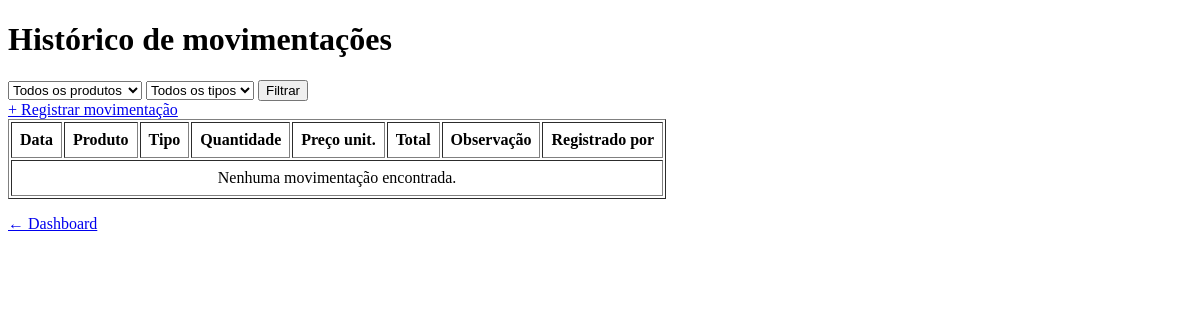
The page /movimentacoes/ (signed in) on the database as committed earlier.
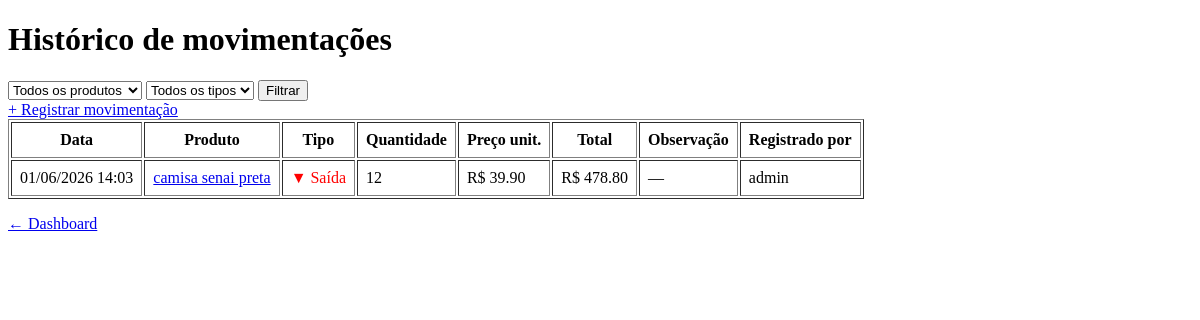
The same page on the database as committed later.
### app/models/movimentacao.py (models this page shows, shortened)
class Movimentacao(Base):
    __tablename__ = "movimentacoes"
    id = Column(Integer, primary_key=True, autoincrement=True, index=True)
    tipo = Column(Enum(Tipo_de_Movimentacao), nullable=False)
    quantidade = Column(Integer, nullable=False)
    preco_unitario = Column(Float, nullable=False, default=0.0)
    observacao = Column(String(255), nullable=True)
    criado_em = Column(DateTime, server_default=func.now())
    produto_id = Column(Integer, ForeignKey("produtos.id", ondelete="CASCADE"), nullable=False)
    usuario_id = Column(Integer, ForeignKey("usuarios.id", ondelete="SET NULL"), nullable=True)
    produto = relationship("Produto", backref="movimentacoes")
    usuario = relationship("Usuario", backref="movimentacoes")

### app/models/produtos.py (models this page shows, shortened)
class Produto(Base):
    __tablename__ = "produtos"
    id = Column(Integer, primary_key=True, autoincrement=True)
    nome = Column(String(200), nullable=False, index=True)
    preco = Column(Float, nullable=False, default=0.0)
    estoque_atual = Column(Integer, nullable=False, default=0)
    ativo = Column(Boolean, default=True)
    imagem_path = Column(String(255), nullable=True)
    categoria_id = Column(Integer, ForeignKey("categorias.id", ondelete="SET NULL"), nullable=True)
    categoria = relationship("Categoria", back_populates="produtos")

### app/models/usuario.py (models this page shows)
class Usuario(Base):
    __tablename__ = "usuarios"
    id = Column(Integer, primary_key=True, autoincrement=True)
    nome = Column(String(100), nullable=False)
    email = Column(String(100), unique=True, index=True, nullable=False)
    senha_hash = Column(String(255), nullable=False)
    role = Column(String(20), nullable=False, default="operador")
    ativo = Column(Boolean, default=True)
    criado_em = Column(DateTime, server_default=func.now())

### app/controllers/movimentacao_controller.py (the view)
@router.get("/")
def listar_movimentacoes(
    request: Request,
    produto_id: int = 0,     # filtra por produto específico
    tipo: str = "",          # "entrada" ou "saida"
    db: Session = Depends(get_db),
    admin = Depends(get_admin)
):
    query = db.query(Movimentacao).order_by(Movimentacao.criado_em.desc())
    if produto_id:
        query = query.filter(Movimentacao.produto_id == produto_id)
    if tipo in ("entrada", "saida", "cancelamento", "ajuste"):
        query = query.filter(Movimentacao.tipo == tipo)
    movimentacoes = query.limit(200).all()  # limita para não sobrecarregar
    produtos      = db.query(Produto).filter(Produto.ativo == True).all()
    return templates.TemplateResponse(
        request,
        "movimentacoes/index.html",
        {
            "request":        request,
            "usuario":        admin,
            "movimentacoes":  movimentacoes,
            "produtos":       produtos,
            "produto_id":     produto_id,
            "tipo":           tipo,
        }
    )

### app/templates/movimentacoes/index.html (shortened to what this page needs)
<!DOCTYPE html>
<html lang="pt-br">
<head>
</head>
<body>
    <h1>Histórico de movimentações</h1>
    <form method="get" action="/movimentacoes">
        <select name="produto_id">
            <option value="0">Todos os produtos</option>
        </select>
        <select name="tipo">
            <option value="">Todos os tipos</option>
        </select>
        <button type="submit">Filtrar</button>
    </form>
    <a href="/movimentacoes/nova">+ Registrar movimentação</a>
    <table border="1" cellpadding="8">
        <thead>
            <tr>
                <th>Data</th>
                <th>Produto</th>
                <th>Tipo</th>
                <th>Quantidade</th>
                <th>Preço unit.</th>
                <th>Total</th>
                <th>Observação</th>
                <th>Registrado por</th>
            </tr>
        </thead>
        <tbody>
            {% for m in movimentacoes %}
            <tr>
                <td>{{ m.criado_em.strftime('%d/%m/%Y %H:%M') }}</td>
                <td>
                    <a href="/produtos/{{ m.produto_id }}">
                        {{ m.produto.nome }}
                    </a>
                </td>
                <td>
                    {% if m.tipo.value == 'entrada' %}
                        <span style="color:green">▲ Entrada</span>
                    {% else %}
                        <span style="color:red">▼ Saída</span>
                    {% endif %}
                </td>
                <td>{{ m.quantidade }}</td>
                <td>R$ {{ "%.2f"|format(m.preco_unitario) }}</td>
                <td>R$ {{ "%.2f"|format(m.valor_total) }}</td>
                <td>{{ m.observacao or "—" }}</td>
                <td>{{ m.usuario.nome if m.usuario else "—" }}</td>
            </tr>
            {% endfor %}
            {% if not movimentacoes %}
            <tr>
                <td colspan="8" style="text-align:center">
                    Nenhuma movimentação encontrada.
                </td>
            </tr>
            {% endif %}
        </tbody>
    </table>
    <p><a href="/">← Dashboard</a></p>
</body>
</html>

Rows that differ between the two databases and show on the page:
added Movimentacao: criado_em "01/06/2026 14:03", produto.nome "camisa senai preta", tipo "▼ Saída", quantidade "12", preco_unitario "39.90", valor_total "478.80", observacao "—", usuario "admin"
Other text that changed with them:
text no longer shown: "Nenhuma movimentação encontrada."
